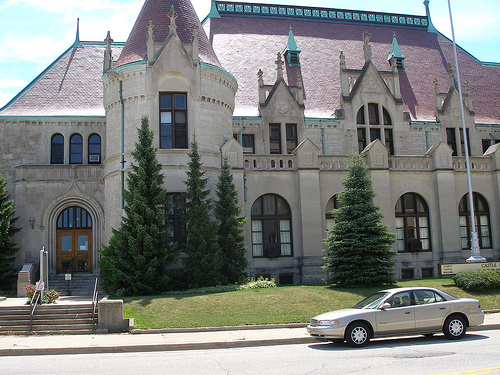
#> input picture IMA4102-ImageAnalysis/TP2-EdgeDetection/Images/Building.jpg, 500 x 375 px, given in place of the camera
$ jupyter execute OpenCV_VideoGradientEdgeDetection.ipynb   (text cells are left out)
#> lines starting #> are read from the running program, lines starting #| are printed output that depends on the picture; after the words box and inside, x2 and y2 are one past the last pixel; in counts of white or black regions, pixels touching at a corner belong together
### IMA4102-ImageAnalysis/TP2-EdgeDetection/OpenCV_Image_Utilities.py
##
## File:	OpenCV_Image_Utilities.py
## Author:	Nicolas ROUGON
## Affiliation:	Institut Polytechnique de Paris | Telecom SudParis | ARTEMIS Department
## Date:	July 31, 2022
##
## Description:	OpenCV sample routines
## > Miscellaneous image utilities
##   - Save image as JPEG or PNG with maximum quality
##   - Read / Write images with file path containing UTF-8 characters
##   - Overlay binary map onto graylevel / color image
##   - Concatenate horizontally two images with arbitrary height
##
## Tutorial
## - Image rasterscan
##   > docs.opencv.org/4.6.0/db/da5/tutorial_how_to_scan_images.html
##

import cv2 as cv
import numpy as np

#
# Save an image as JPEG with maximum quality
#
def save_image_as_JPEG(img, filename):
    flags = [cv.IMWRITE_JPEG_QUALITY, 100]
    cv.imwrite(filename, img, flags)

#
# Save an image as PNG with maximum quality
#
def save_image_as_PNG(img, filename):
    flags = [cv.IMWRITE_PNG_COMPRESSION, 0]
    cv.imwrite(filename, img, flags)

#
# Substitute to OpenCV imread() for images with file path containing UTF-8 characters
# - "flags" must be a valid imread() flag (cv::ImreadModes)
# > docs.opencv.org/4.6.0/d4/da8/group__imgcodecs.html#ga26a67788faa58ade337f8d28ba0eb19e
# > docs.opencv.org/4.6.0/d8/d6a/group__imgcodecs__flags.html#ga61d9b0126a3e57d9277ac48327799c80
#
def imread_utf8(filepath, flags):
    img = cv.imdecode(np.fromfile(filepath, dtype="uint8"), flags)
    return img

#
# Substitute to OpenCV imwrite() for images with file path containing UTF-8 characters
# - "extension" must include a leading period "."
#   > docs.opencv.org/4.6.0/d4/da8/group__imgcodecs.html#ga461f9ac09887e47797a54567df3b8b63
# - Compression parameter vector "flags" must be an NumPy array
#   Use np.array([]) if no compression parameters are provided
#

# [4 lines left out: function imwrite_utf8, not called in this run]

#
# Overlay non-zero elements of a scalar image onto a base image
#
def overlay_uchar_image(base, map, color, color3, out):
    # Get input image shape
    if (base.ndim == 2):
        nrows, ncols = np.shape(base)
        nchannels = 1
    else:
        nrows, ncols, nchannels = np.shape(base)

    # Get output image 駏mber of channels
    if (out.ndim == 2):
        nchannels_out = 1
    else:
        nchannels_out = np.shape(out)[2]

    # Convert map to BGR
    mask = cv.cvtColor(map, cv.COLOR_GRAY2BGR)

    # Change base pixels with non-zero mask values to target color
    if nchannels_out == 1:         # Graylevel overlay
        out = base.copy()
        out[np.all(mask, axis=-1)] = color
    elif nchannels_out == 3:       # BGR color overlay
        if nchannels == 1:         # Graylevel image
            out = cv.cvtColor(base, cv.COLOR_GRAY2BGR)
        elif nchannels == 3:       # BGR image
            out = base.copy()
        out[np.all(mask, axis=-1)] = color3

    return out

### IMA4102-ImageAnalysis/TP2-EdgeDetection/OpenCV_VideoGradientEdgeDetection.ipynb
[cell 1]
import cv2 as cv
import numpy as np
import sys

sys.path.append("c:/Users/rougon/Notebooks")  # TO BE SET ACCORDING TO YOUR LOCAL INSTALLATION
from OpenCV_Image_Utilities import *          # Provides routine overlay_uchar_image()

##
## Global Variables
##

# - Camera video stream
isGrayCamera = False

# - Gaussian smoothing
trackbarStdDeviation_name = "10*StdDev"
trackbarStdDeviation_max_value = 75         # Trackbar max value
trackbarStdDeviation_min_value = 1          # Trackbar min value
trackbarStdDeviation_value = 1              # Trackbar value
trackbarStdDeviation_stepsize = 0.1         # Quantization step
sigma_default_value = 1.0                   # Gaussian kernel std deviation default value

# - Contrast map (Sobel gradient kernel)
SobelKernelSize = 3                         # Sobel gradient kernel size
useL2NormForContrast = True                 # Vector norm for contrast

# - Contrast norm
trackbarContrastNorm_name = "L2 norm"
trackbarContrastNorm_max_value = 1          # Trackbar max value
trackbarContrastNorm_value = 1              # Trackbar value
useL2NormForContrast_default_value = True

# - Upper threshold
trackbarUpperThreshold_name = "Upper"
trackbarUpperThreshold_max_value = 255      # Trackbar max value
trackbarUpperThreshold_value = 128          # Trackbar value
upperThreshold_default_value = 128.0

# - % of upper threshold, defining lower threshold
trackbarUpperThresholdRatio_name = "% Upper"
trackbarUpperThresholdRatio_max_value = 100  # Trackbar max value
trackbarUpperThresholdRatio_value = 100      # Trackbar value
upperThresholdRatio_default_value = 100.0

# Edge map overlay
edge_color = 255
edge_color3 = (0,0,255)

##
## IMAGE PIPELINE COMPONENTS
##

#
# Graphical User Interface
#
def create_GUI():
                                  # Windows
    global window_in_name         # Displays original image
    global window_settings_name   # GUI
    global window_out_name        # Displays edge map
    global window_overlay_name    # Displays edge map onto original image

    window_name_prefix = 'OpenCV Demo |  Edge detection > '

    # Create windows
    # - for edge map overlay
    window_out_name = window_name_prefix + "Detected edges"
    cv.namedWindow(window_out_name, cv.WINDOW_AUTOSIZE)

    # - for hyperparameter settings
    window_settings_name = window_name_prefix + 'Settings'
    cv.namedWindow(window_settings_name, cv.WINDOW_AUTOSIZE)

    # - for edge map overlay
    window_out_name = window_name_prefix + "Detected edges"
    cv.namedWindow(window_out_name, cv.WINDOW_AUTOSIZE)

    # Create trackbars
    # - for Gaussian kernel std deviation
    cv.createTrackbar(trackbarStdDeviation_name, window_settings_name, 0,
                      trackbarStdDeviation_max_value, process_display_callback)
    cv.setTrackbarMin(trackbarStdDeviation_name, window_settings_name,
                      trackbarStdDeviation_min_value)

    # - for upper hysteresis threshold
    cv.createTrackbar(trackbarUpperThreshold_name, window_settings_name, 0,
                      trackbarUpperThreshold_max_value, process_display_callback)

    # - for % of upper threshold defining lower hysteris threshold
    cv.createTrackbar(trackbarUpperThresholdRatio_name, window_settings_name, 0,
                      trackbarUpperThresholdRatio_max_value, process_display_callback)

    # Set trackbar default positions
    # - for Gaussian kernel std deviation
    trackbarStdDeviation_value = (int)(sigma_default_value / trackbarStdDeviation_stepsize)
    cv.setTrackbarPos(trackbarStdDeviation_name, window_settings_name,
                      trackbarStdDeviation_value)

    # - for upper hysteresis threshold
    trackbarUpperThreshold_value = (int)(upperThreshold_default_value)
    cv.setTrackbarPos(trackbarUpperThreshold_name, window_settings_name,
                      trackbarUpperThreshold_value)

    # - for % of upper threshold defining lower hysteris threshold
    trackbarUpperThresholdRatio_value = (int)(upperThresholdRatio_default_value);
    cv.setTrackbarPos(trackbarUpperThresholdRatio_name, window_settings_name,
                      trackbarUpperThresholdRatio_value)

#
# Video stream initialization
#
def initialize_stream():
    global cap
    global frame, frame_overlay
    global isGrayCamera

    # Open default camera
    cap = cv.VideoCapture(0)

    # Check if camera opening is successful
    if not cap.isOpened():
        sys.exit("! Cannot open default camera")

    # Get camera properties and initialize various variables
    # - Get frame dimensions
    ncols = (int)(cap.get(cv.CAP_PROP_FRAME_WIDTH))
    nrows = (int)(cap.get(cv.CAP_PROP_FRAME_WIDTH))

    # - Check for color camera
    status, frame = cap.read()       # Get frame
#> frame is the input picture: shape (375, 500, 3); mean B, G, R 125.7, 128.7, 126.2
    if not status:
        sys.exit("! Cannot grab frame from default camera")
    if frame.ndim == 1:
        isGrayCamera = True
    else:
        isGrayCamera = False

    # Create edge map overlay BGR image
    frame_overlay = np.empty((nrows, ncols, 3), dtype="uint8")

#
# Input & Data preparation
#
def grab_preprocess():
    global frame, the_frame

    # Get a new frame from camera
    status, frame = cap.read()

    # Convert image to graylevel if appropriate
    if isGrayCamera:
        the_frame = frame
    else:
        the_frame = cv.cvtColor(frame, cv.COLOR_BGR2GRAY)
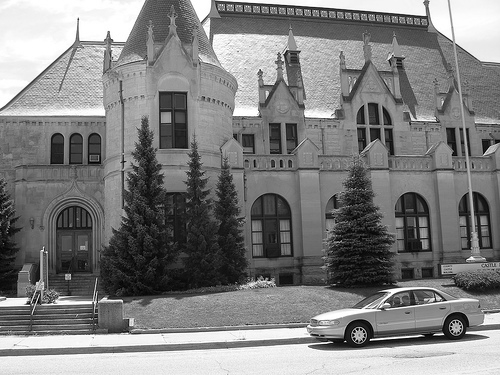
#> the_frame: shape (375, 500); min 0, max 255, mean 127.6

#
# Trackbar callback
#
def process_display_callback(value):
    global sigma                 # Gaussian std deviation
    global upperThreshold        # Upper threshold
    global upperThresholdRatio   # % of upper threshold, defining lower threshold
    global lowerThreshold        # Lower threshold

    # Get trackbars positions
    trackbarStdDeviation_value = cv.getTrackbarPos(trackbarStdDeviation_name, window_settings_name)
    trackbarUpperThreshold_value = cv.getTrackbarPos(trackbarUpperThreshold_name, window_settings_name)
    trackbarUpperThresholdRatio_value = cv.getTrackbarPos(trackbarUpperThresholdRatio_name, window_settings_name)

    # Set hyperparameter values from trackbars
    sigma = (float)(trackbarStdDeviation_value)*trackbarStdDeviation_stepsize
    upperThreshold = (float)(trackbarUpperThreshold_value)
    upperThresholdRatio = (float)(trackbarUpperThresholdRatio_value)
    lowerThreshold = 0.01*upperThreshold*upperThresholdRatio

    # Print hyperparameter summary
    if verbosity == True:
        print("Std Dev =", sigma, "| Ratio =", upperThresholdRatio, "| Upp =", upperThreshold, "| Low =", lowerThreshold)

    # Processing & Visualization
    process_display()

#
# Processing & Visualization
#
def process_display():
    global frame_out, frame_overlay

    # Preprocessing > Gaussian filtering
    # - Kernel size is set to 0, and is automatically estimated from sigma
    frame_out = cv.GaussianBlur(the_frame, (0,0), sigma)
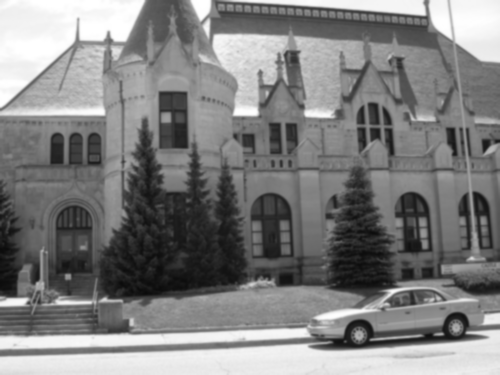
#> frame_out: shape (375, 500); min 11, max 255, mean 127.6

    # Gradient-based edge detection using the pipeline:
    #   Sobel contrast map > Non-Maximum Suppression > Hysteresis Threshold
    frame_out = cv.Canny(frame_out, lowerThreshold, upperThreshold, frame_out,
                         SobelKernelSize, useL2NormForContrast)
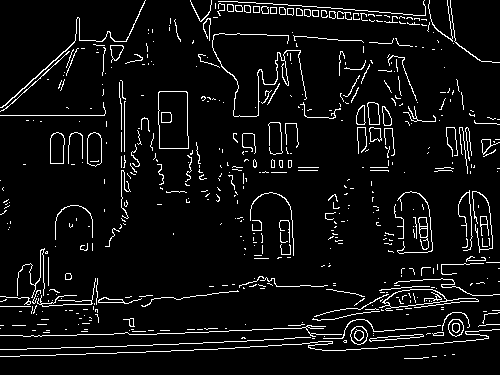
#> frame_out: shape (375, 500); 6.1% white in thin lines or dots

    # Overlay edge map on original image
    frame_overlay = overlay_uchar_image(frame, frame_out,
                                        edge_color, edge_color3, frame_overlay)
#> in overlay_uchar_image, `mask = cv.cvtColor(map, cv.COLOR_GRAY2BGR)`: mask: shape (375, 500, 3); 6.1% white in thin lines or dots
#> in overlay_uchar_image, `out[np.all(mask, axis=-1)] = color3`:
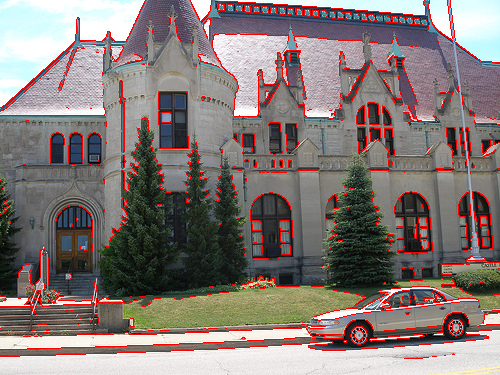
#> out: shape (375, 500, 3); 6.14% of pixels changed, all inside (x1, y1, x2, y2) = (0, 0, 500, 359)

    # Display result
    cv.imshow(window_out_name, frame_overlay)

##
## MAIN ROUTINE
##

def application():
    # Open camera & Get its features
    initialize_stream()

    # Grab & preprocess frame
    grab_preprocess()

    # GUI creation
    create_GUI()

    # Invoke callback routine to initialize and process
    process_display_callback(trackbarStdDeviation_value)

    # Process video stream
    while True:
        # Grab & preprocess frame
        grab_preprocess()

        # Processing & Visualization
        process_display()

        # Listen to next event
        if cv.waitKey(5) >= 0:
#> (key Esc is pressed here)
            break

    # Release camera
    cap.release()

    # Destroy windows
    cv.destroyAllWindows()

$ run again, on IMA4102-ImageAnalysis/TP2-EdgeDetection/Images/Carrefour.jpg
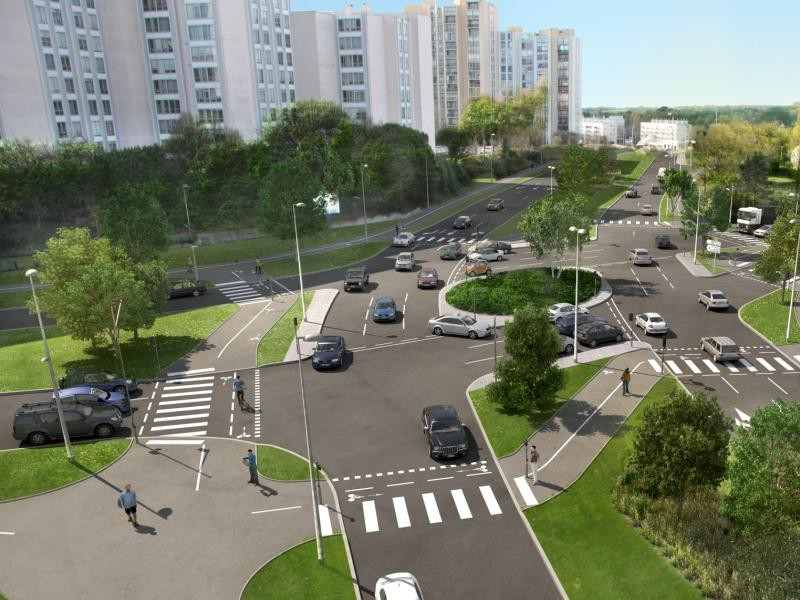
#> input picture IMA4102-ImageAnalysis/TP2-EdgeDetection/Images/Carrefour.jpg, 800 x 600 px, given in place of the camera
#> in initialize_stream, frame is the input picture: shape (600, 800, 3); mean B, G, R 106.2, 124.7, 119.5
#> in process_display, `frame_out = cv.Canny(frame_out, lowerThreshold, upperThreshold, frame_..`:
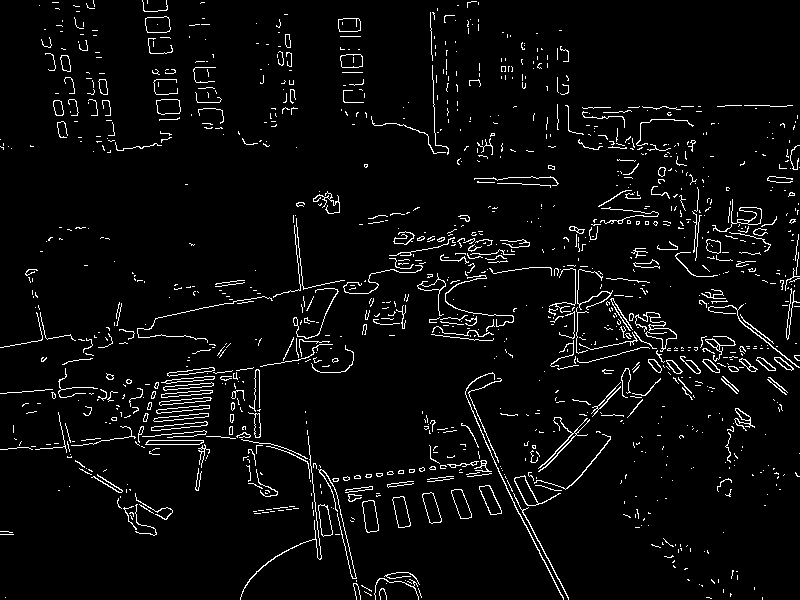
#> frame_out: shape (600, 800); 4.3% white in thin lines or dots
#> mask: shape (600, 800, 3); 4.3% white in thin lines or dots
#> in overlay_uchar_image, `out[np.all(mask, axis=-1)] = color3`:
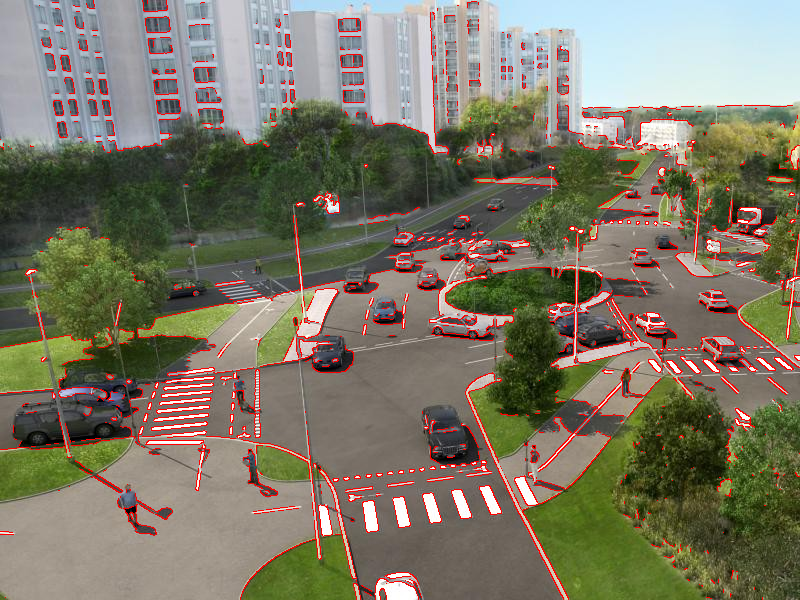
#> out: shape (600, 800, 3); 4.31% of pixels changed, all inside (x1, y1, x2, y2) = (0, 0, 800, 600)
